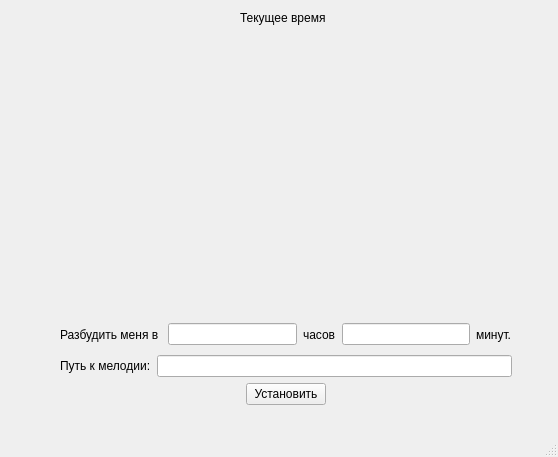
<?xml version="1.0" encoding="UTF-8"?>
<ui version="4.0">
 <class>MainWindow</class>
 <widget class="QMainWindow" name="MainWindow">
  <property name="geometry">
   <rect>
    <x>0</x>
    <y>0</y>
    <width>558</width>
    <height>457</height>
   </rect>
  </property>
  <property name="windowTitle">
   <string>MainWindow</string>
  </property>
  <widget class="QWidget" name="centralwidget">
   <widget class="QWidget" name="layoutWidget">
    <property name="geometry">
     <rect>
      <x>60</x>
      <y>320</y>
      <width>452</width>
      <height>85</height>
     </rect>
    </property>
    <layout class="QVBoxLayout" name="verticalLayout_2">
     <item>
      <layout class="QVBoxLayout" name="verticalLayout">
       <item>
        <layout class="QHBoxLayout" name="horizontalLayout">
         <item>
          <widget class="QLabel" name="label">
           <property name="text">
            <string>Разбудить меня в </string>
           </property>
          </widget>
         </item>
         <item>
          <widget class="QLineEdit" name="h"/>
         </item>
         <item>
          <widget class="QLabel" name="label_2">
           <property name="text">
            <string>часов</string>
           </property>
          </widget>
         </item>
         <item>
          <widget class="QLineEdit" name="m"/>
         </item>
         <item>
          <widget class="QLabel" name="label_3">
           <property name="text">
            <string>минут.</string>
           </property>
          </widget>
         </item>
        </layout>
       </item>
       <item>
        <layout class="QHBoxLayout" name="horizontalLayout_2">
         <item>
          <widget class="QLabel" name="label_4">
           <property name="text">
            <string>Путь к мелодии:</string>
           </property>
          </widget>
         </item>
         <item>
          <widget class="QLineEdit" name="path"/>
         </item>
        </layout>
       </item>
      </layout>
     </item>
     <item>
      <layout class="QHBoxLayout" name="horizontalLayout_3">
       <item>
        <spacer name="horizontalSpacer">
         <property name="orientation">
          <enum>Qt::Horizontal</enum>
         </property>
         <property name="sizeHint" stdset="0">
          <size>
           <width>40</width>
           <height>20</height>
          </size>
         </property>
        </spacer>
       </item>
       <item>
        <widget class="QPushButton" name="pushButton">
         <property name="text">
          <string>Установить</string>
         </property>
        </widget>
       </item>
       <item>
        <spacer name="horizontalSpacer_2">
         <property name="orientation">
          <enum>Qt::Horizontal</enum>
         </property>
         <property name="sizeHint" stdset="0">
          <size>
           <width>40</width>
           <height>20</height>
          </size>
         </property>
        </spacer>
       </item>
      </layout>
     </item>
    </layout>
   </widget>
   <widget class="QLabel" name="label_5">
    <property name="geometry">
     <rect>
      <x>240</x>
      <y>10</y>
      <width>91</width>
      <height>16</height>
     </rect>
    </property>
    <property name="text">
     <string>Текущее время</string>
    </property>
   </widget>
  </widget>
  <widget class="QStatusBar" name="statusbar"/>
 </widget>
 <resources/>
 <connections/>
</ui>
